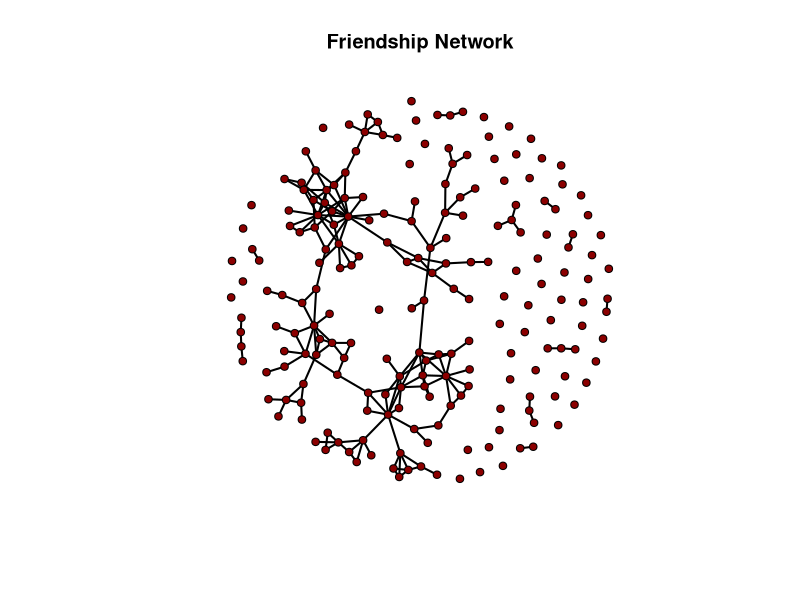
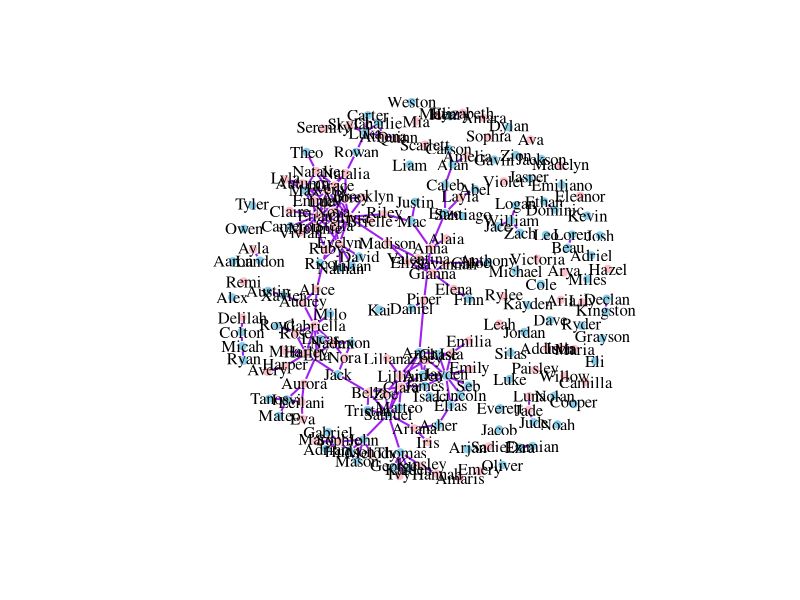
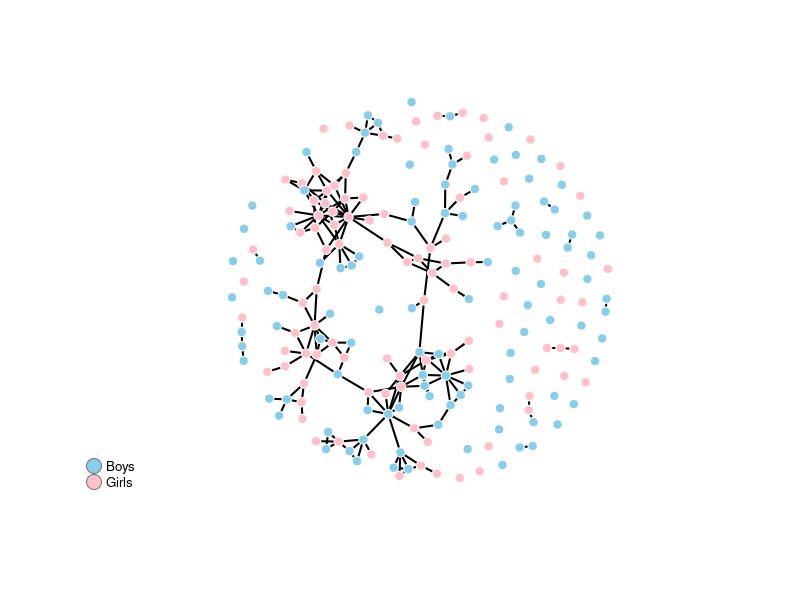
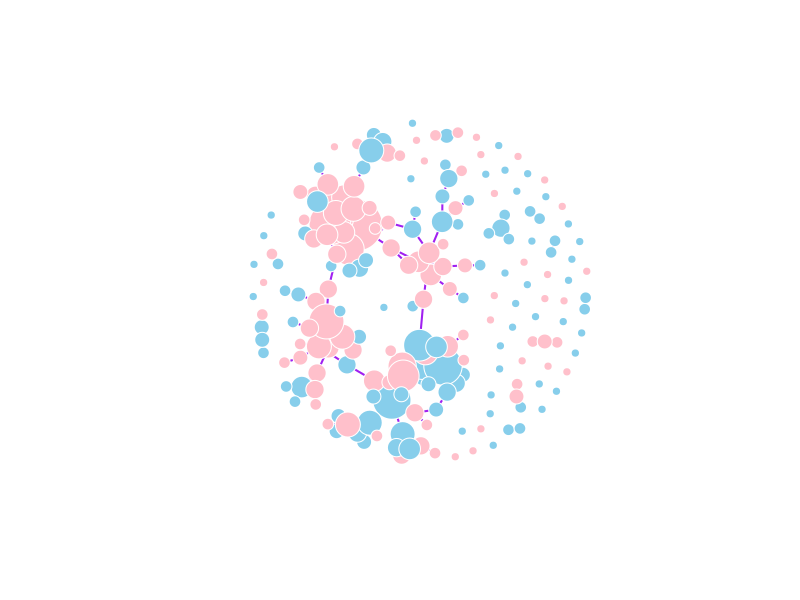
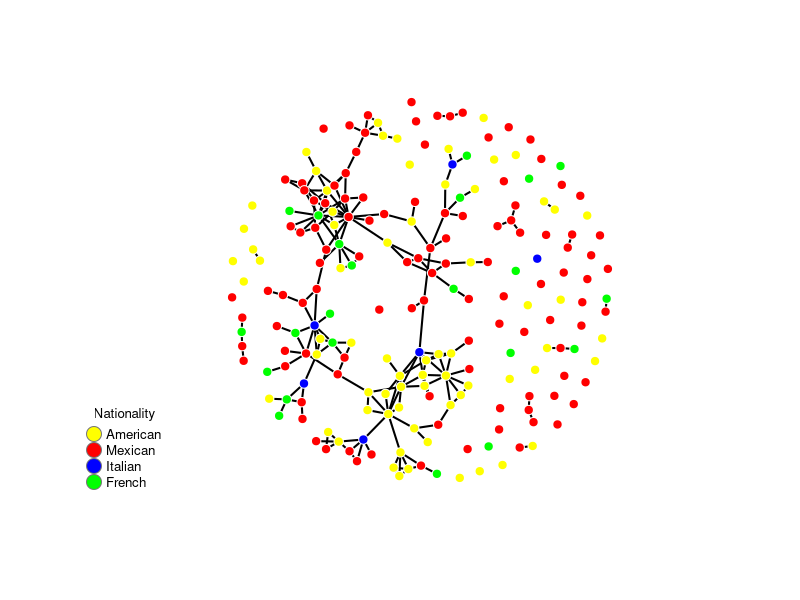
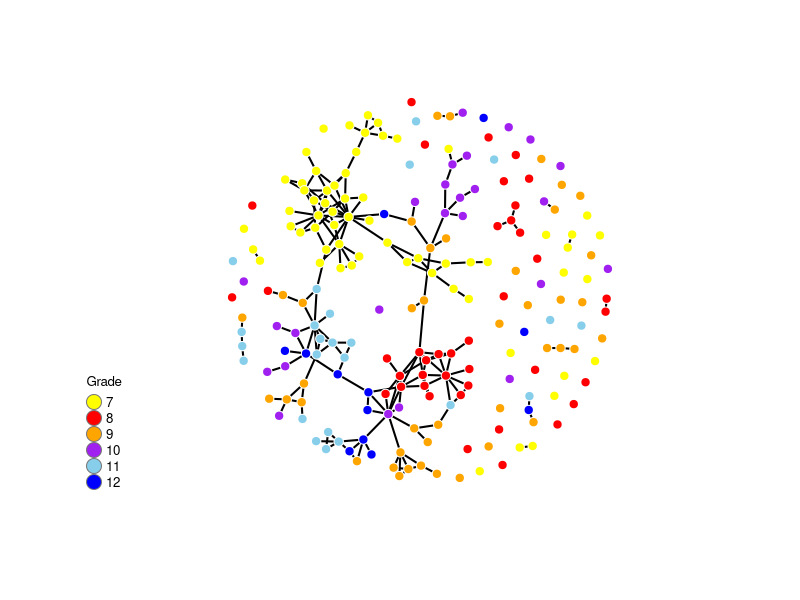
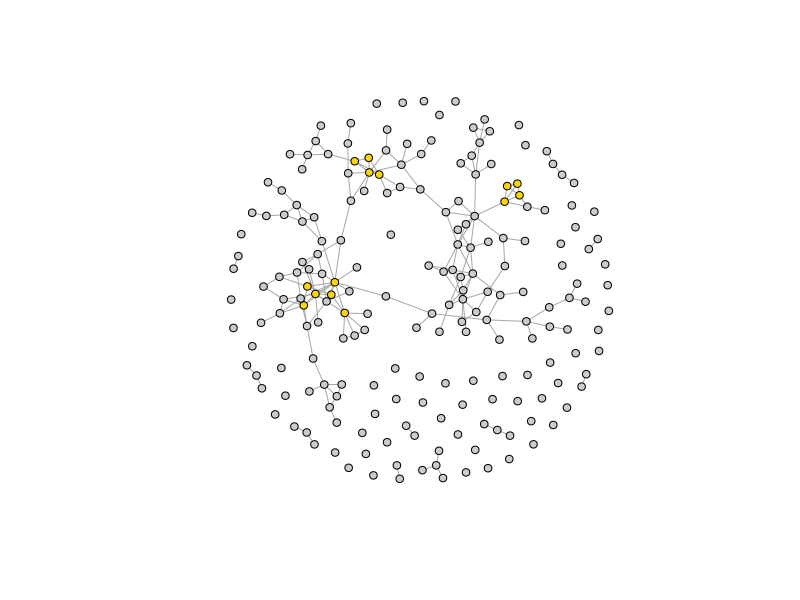
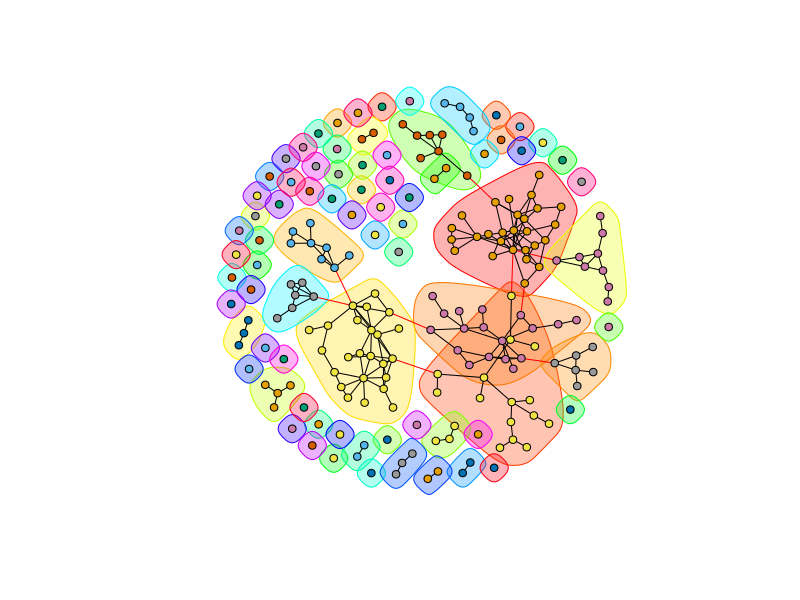

R code for these plots, in order:
library(igraph)
#Loads nodes and edges from csv files
nodes <- read.csv("Students.csv", header=TRUE, stringsAsFactor=FALSE, strip.white = TRUE)
head(nodes)
links <- read.csv("Links.csv",header=TRUE, stringsAsFactor=FALSE, strip.white = TRUE)
head(links)

set.seed(2)
#Create a data frame and display the information
net <- graph.data.frame(links,directed=F, nodes)
net
E(net)
V(net)
V(net)$Gender
V(net)$Grade
V(net)$Nationality

deg <- degree(net, mode = "all")
sort(deg, decreasing = TRUE)

bet <- betweenness(net)
sort(bet, decreasing = TRUE)

eigenvector <- evcent(net)$vector %>% round(2) %>% print()
sort(eigenvector, decreasing = TRUE)

transitivity <- net %>% transitivity(type = "local") %>% print()

net <- simplify(net)
layout1 <-layout.fruchterman.reingold(net)
plot(net, edge.arrow.size=.2, edge.color = "black",vertex.size = 4 ,
     vertex.label = NA, vertex.label.color = "dark red", vertex.color = "dark red", 
     layout = layout1, vertex.frame.color = "black", edge.width = 2, main = "Friendship Network")


colorsCase <- ifelse(V(net)$Gender=="M", "skyblue", "pink")
plot(net, edge.arrow.size=.2, edge.color="purple",
     vertex.color=colorsCase, vertex.frame.color="#ffffff",
     vertex.label=V(net)$Name, vertex.label.color="black", vertex.size = 5, layout = layout1, edge.width = 2)

plot(net, edge.arrow.size=.2, edge.color="black",
     vertex.color=colorsCase, vertex.frame.color="#ffffff",
     vertex.label.color="black", vertex.size = 5, layout = layout1, vertex.label = NA, edge.width = 2)
legend("bottomleft", c("Boys","Girls"), pch=21,
       col="#777777", pt.bg= c("skyblue", "pink"), pt.cex=2, cex=.8, bty="n", ncol=1)

plot(net, edge.arrow.size=.2, edge.color="purple",
     vertex.color=colorsCase, vertex.frame.color="#ffffff",vertex.label = NA,
     vertex.label.color="black", vertex.size = deg+5, layout = layout1, vertex.label = NA, edge.width = 2)

colorNat <- ifelse(V(net)$Nationality == "American", "yellow", ifelse(V(net)$Nationality =="Mexican", "red", ifelse(V(net)$Nationality =="Italian", "blue", "green" )))
plot(net, edge.arrow.size=.2, edge.color="black",
     vertex.color=colorNat, vertex.frame.color="#ffffff",
     vertex.label.color="black", vertex.size = 5, layout = layout1, vertex.label =NA, edge.width = 2)
legend("bottomleft", c("American","Mexican", "Italian", "French"), pch=21,
       col="#777777", pt.bg= c("yellow", "red", "blue", "green"), pt.cex=2, cex=.8, bty="n", ncol=1, title = "Nationality")

grade <- ifelse(V(net)$Grade == "7", "yellow", ifelse(V(net)$Grade =="8", "red", ifelse(V(net)$Grade =="9", "orange", ifelse(V(net)$Grade =="10", "purple", ifelse(V(net)$Grade =="11", "skyblue", "blue" )))))
plot(net, edge.arrow.size=.2, edge.color="black",
     vertex.color=grade, vertex.frame.color="#ffffff",
     vertex.label.color="black", vertex.size = 5, layout = layout1, vertex.label =NA, edge.width = 2)
legend("bottomleft", c("7","8", "9", "10", "11", "12"), pch=21,
       col="#777777", pt.bg= c("yellow", "red", "orange", "purple", "skyblue", "blue"), pt.cex=2, cex=.8, bty="n", ncol=1, title = "Grade")

cliques(net) #list of cliques
sapply(cliques(net),length) #clique sizes
max_cliques(net, min = NULL, max = NULL, subset = NULL, file = NULL) #finds all maximal cliques
# find all the largest cliques
a <- largest.cliques(net)
a

#Distinguish largest cliques in the graph
vcol <- rep("grey80", vcount(net))
vcol[unlist(largest_cliques(net))] <- "gold"
plot(as.undirected(net), vertex.label=NA, vertex.color=vcol, vertex.size = 4)

#Finding clusters
ceb <- cluster_edge_betweenness(net) 
ceb
plot(ceb, net, vertex.label = NA, vertex.size = 4)
length(ceb)
membership(ceb)
modularity(ceb)


